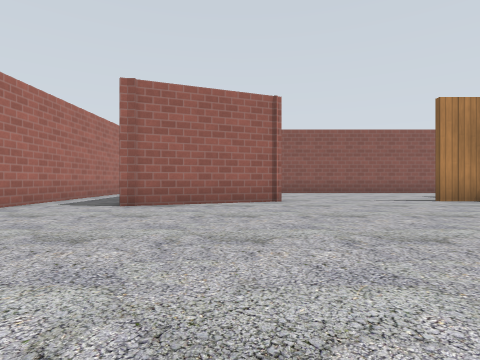
view 1 (above)

13 first-person views from a walk through a world built for the Gazebo simulator. The camera is 0.5 m above the floor, looks level and sees 80° across. The floor is counted in squares, 1 m on a side. Each view is taken from the middle of a square. On the plan, view 1 faces up. The plan holds only what a view shows up to about 9 squares ahead; the rest is blank. Simple patterns stand in for the simulator's built-in surfaces.

view 2
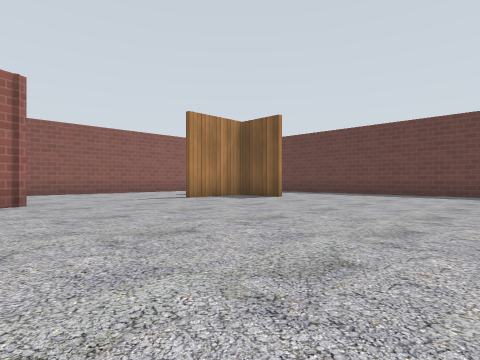

view 3
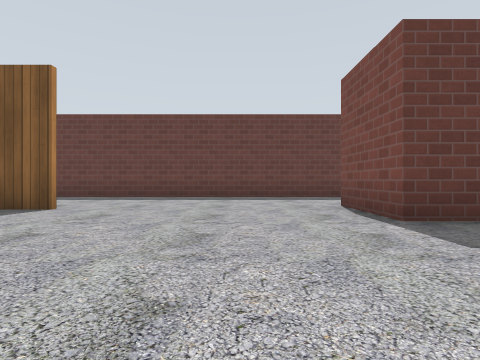

view 4
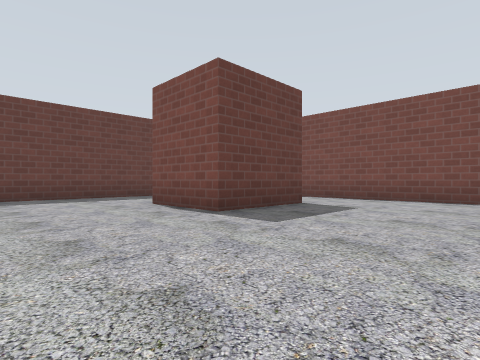

view 5
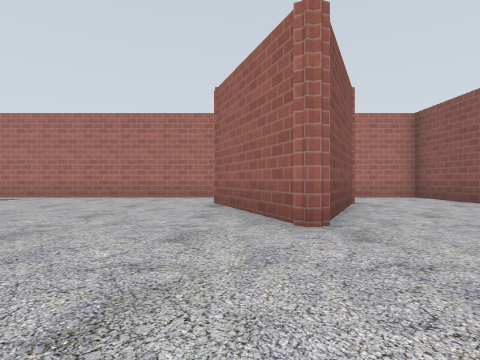

view 6
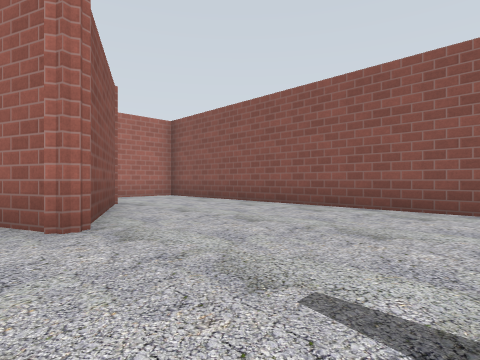

view 7
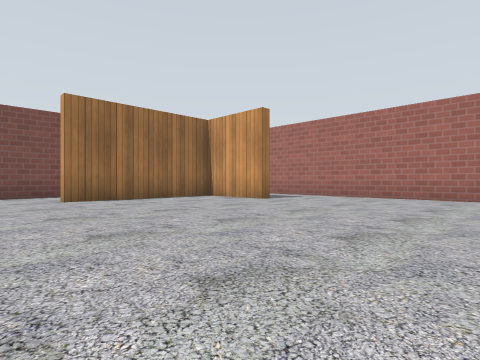

view 8
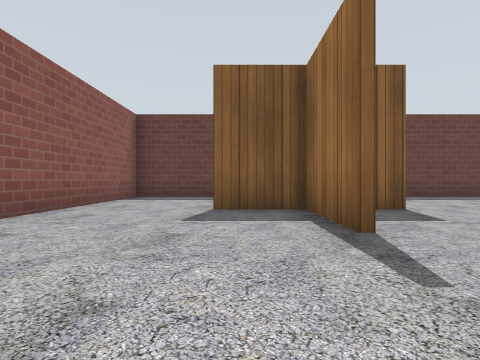

view 9
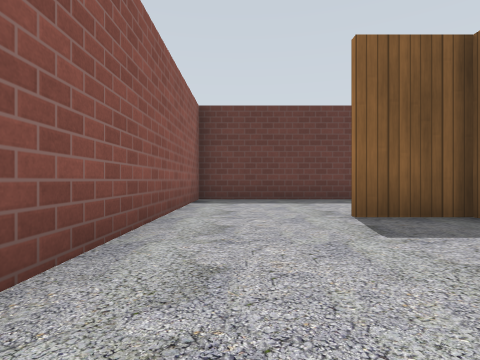

view 10
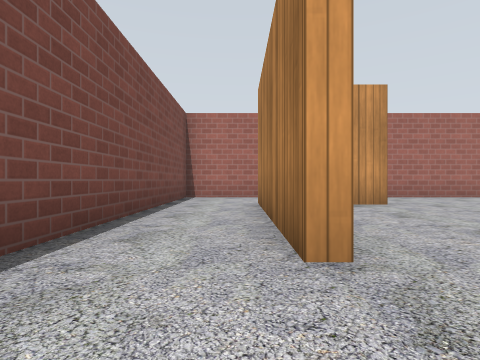

view 11
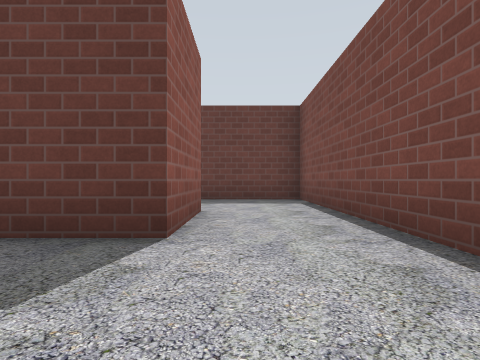

view 12
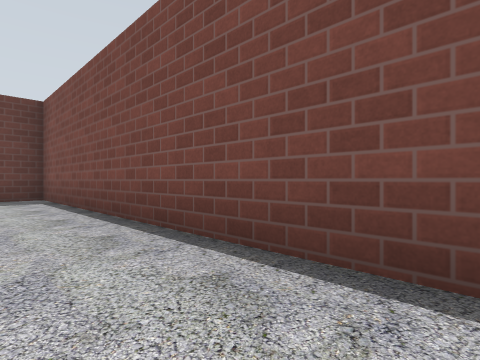

view 13
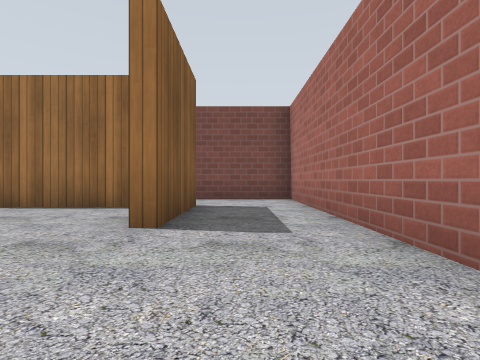

### Floor plan
Points are (right, up) in squares from view 1. A wall is a line through its corners. A room is listed if a view was taken in it or the views show most of it. See-through windows are left out.
Room 1 (views 1, 2, 3, 4, 5, 6, 7, 8, 9, 10, 11, 12, 13)
walls: (4.6, 6.9) (6.8, 6.9) (6.8, 8.5); (6.8, 5.1) (6.8, 6.1); (6, 6.7) (4.6, 6.7); (2.2, -2.6) (-2.1, -2.6) (-2.1, 0) (-1.8, 0) (-1.8, -1.9); (-1.5, -2.3) (2.4, -2.3); (7.6, -2.4) (5.5, -2.4) (5.5, 0) (7.6, 0); (-1.9, 8.3) (1.2, 6.8) (-2.3, 5.4); (-4.3, -4.6) (10.5, -4.6) (10.5, 11.1) (-4.3, 11.1) (-4.3, -4.6)

Where each view was taken, in squares from view 1:
view 1: 0 up, 0 right, facing up
view 2: 0 up, 0 right, facing up-right
view 3: 2 up, 2 right, facing right
view 4: 3 up, 2 right, facing down-right
view 5: 6 up, 4 right, facing left
view 6: 6 up, 4 right, facing up-left
view 7: 5 up, 4 right, facing down-left
view 8: 8 up, 2 right, facing right
view 9: 10 up, 3 right, facing right
view 10: 3 down, 4 right, facing left
view 11: 3 down, 3 right, facing right
view 12: 3 down, 2 right, facing down-right
view 13: 3 up, 3 left, facing down
